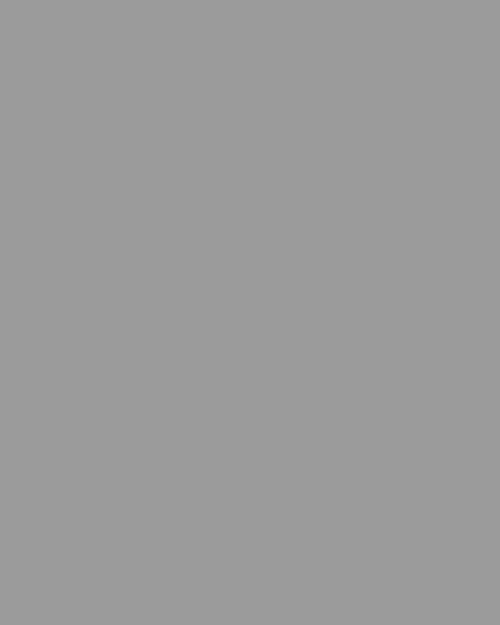
Frame 1 (no input)
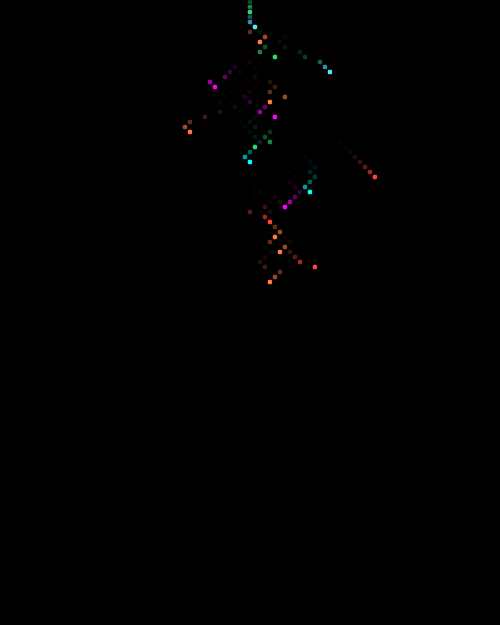
Frame 60 (no input)
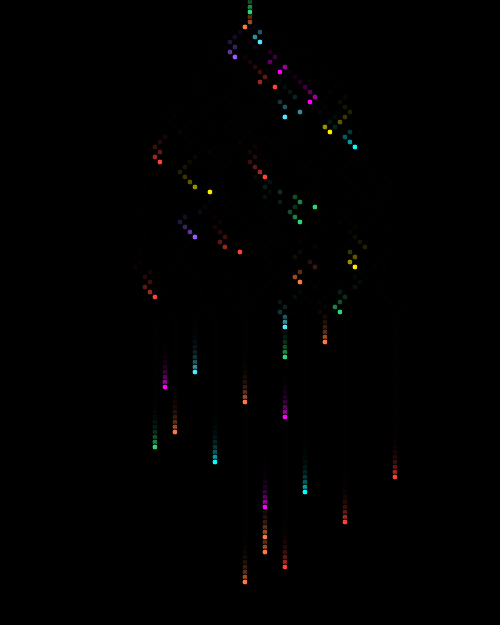
Frame 120 (the mouse pressed at the canvas centre since frame 60)

The p5.js sketch that drew these frames (run headless with seeded random() and noise() and a simulated clock; from frame 60 on, the mouse is pressed at the canvas centre):

// p5.js sketch
// ── sketch.js
var bolas = [];
var radio = 3;
var velocidad;
var moneda = [true, false];
var bolasStop;
var separadores = [];

// Paleta de colores inspirada en TRON
var paletaTron = [
  [82, 231, 255],  // Azul claro
  [255, 65, 54],   // Rojo
  [46, 213, 115],  // Verde
  [255, 234, 0],   // Amarillo
  [155, 89, 255],  // Púrpura
  [255, 121, 63],  // Naranja
  [0, 255, 255],   // Cian
  [255, 0, 255]    // Magenta
];

function setup() {
  createCanvas(500, 625);
  bolasStop = createGraphics(500, 625);
  velocidad = (radio * 5) / 3;
}

function draw() {
  background(0, 100);

  for (let s of separadores) {
    s.show();
  }

  // DIBUJA BOLAS YA DETENIDAS (ARRAY DIVERSO)
  image(bolasStop, 0, 0);

  // CREAR BOLAS - Aumentamos la frecuencia para estresar la GPU
  if (frameCount % radio == 0) { // Más frecuente que en el original
    bolas.push(new Bola(width / 2, -radio, radio));
  }

  // DIVIDIR BOLAS AL IR CAYENDO
  for (let i = 0; i < bolas.length; i++) {
    if (bolas[i].caer) {
      for (let j = 25; j < height / 2; j += radio) {
        if (bolas[i].y > j && bolas[i].y < j + 2 * velocidad) {
          let suerte = random(moneda);
          if (suerte) {
            bolas[i].x += velocidad;
          } else {
            bolas[i].x -= velocidad;
          }
        }
      }
    }
  }

  // MOSTRAR BOLAS Y CHEQUEAR LA INTERSECCIÓN CON OTRAS
  for (let i = 0; i < bolas.length; i++) {
    bolas[i].show();
    for (let j = i + 1; j < bolas.length; j++) {
      let d = dist(bolas[i].x, bolas[i].y, bolas[j].x, bolas[j].y);

      // DETENER BOLAS AL CHOCAR CON OTRAS
      if (d < (bolas[i].r + bolas[j].r)) {
        bolas[j].caer = false; // Detiene bola
        
        // Usar el color de la bola al dibujarla en el lienzo de bolas detenidas
        let colorBola = bolas[j].color;
        bolasStop.fill(colorBola[0], colorBola[1], colorBola[2]);
        bolasStop.ellipse(bolas[j].x, bolas[j].y, bolas[j].r * 2);
        
        bolas.splice(i, 1); // Remueve bola del array
      }
    }

    // DETENER BOLAS AL TERMINAR DE CAER
    if (bolas[i].y > height - 2 * radio) {
      bolas[i].caer = false;
      
      // Usar el color de la bola al dibujarla en el lienzo de bolas detenidas
      let colorBola = bolas[i].color;
      bolasStop.fill(colorBola[0], colorBola[1], colorBola[2]);
      bolasStop.ellipse(bolas[i].x, bolas[i].y, bolas[i].r * 2);
    }

    bolas[i].move();
  }
  
  print("FPS: " + frameRate());
  print("Balls: " + bolas.length);
}

// PELOTITAS
class Bola {
  constructor(x, y, r) {
    this.x = x;
    this.y = y;
    this.r = r;
    this.caer = true;
    // Asignar un color aleatorio de la paleta de TRON
    this.color = random(paletaTron);
  }

  show() {
    // Usar el color asignado a esta bola
    fill(this.color[0], this.color[1], this.color[2]);
    ellipse(this.x, this.y, this.r * 2);
  }

  move() {
    if (this.caer) {
      this.y += velocidad;
    }
  }
}

class Separador {
  constructor(x, y, r) {
    this.x = x;
    this.y = y;
    this.r = r;
  }

  show() {
    fill(255, 0, 0);
    ellipse(this.x, this.y, this.r * 2);
  }
}
// ── style.css
html, body {
  margin: 0;
  padding: 0;
}
canvas {
  display: block;
}
main{

display:flex;
height: 100vh;
align-items: center;
justify-content:center;
}
main *{
width:100vw !important;
    height: 89vh !important;
}
